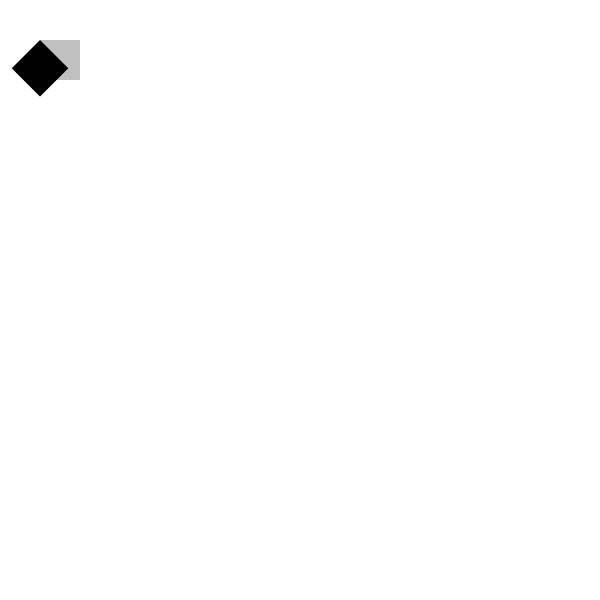
Frame 1 (no input)
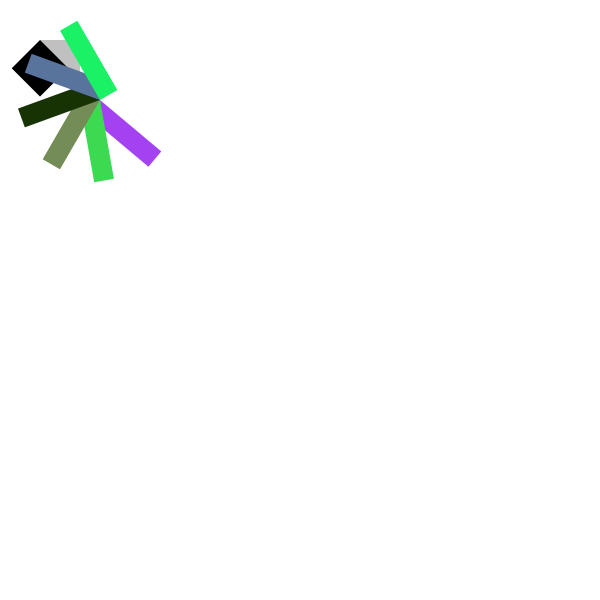
Frame 60 (the mouse pressed at the canvas centre just before this capture)
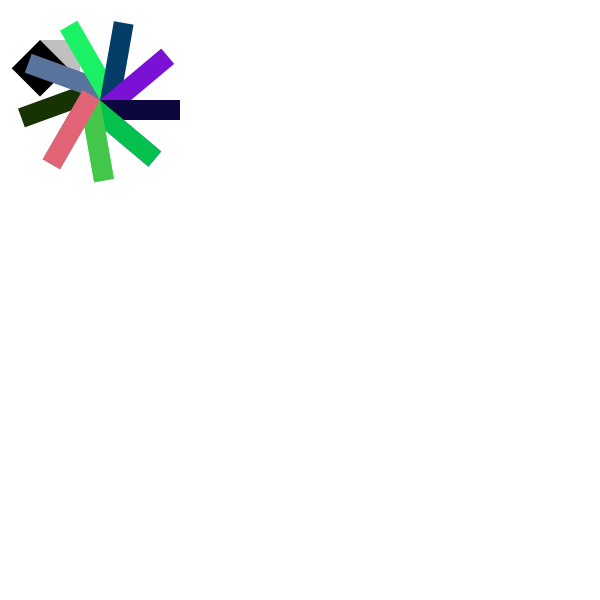
Frame 120 (the mouse held since frame 60 and released just before this capture)

The Processing sketch that drew these frames (run headless with seeded random() and noise(); from frame 60 on, the mouse is pressed at the canvas centre):

// Processing sketch: rotation2
// ── rotation2.pde
void setup(){
  size(600, 600);
  background(255);
  smooth();
  fill(192);
  noStroke();
  rect(40,40,40,40);
  
  pushMatrix();
  translate(40, 40);
  rotate(radians(45));
  fill(0);
  rect(0, 0, 40, 40);
  popMatrix();
  
  
}

void draw(){
  //if whatever inside the parenthesis is true then
  //do whatever is inside the curly brackets
  int x = 10;
  if(frameCount % 10 == 0){
  fill(random(0,255), random(0, 255), random(0,255));
  pushMatrix();
  translate(100, 100);
  rotate(radians(frameCount*4 % 360));
  rect(0,0, 80, 20);
  popMatrix();
  }
}
